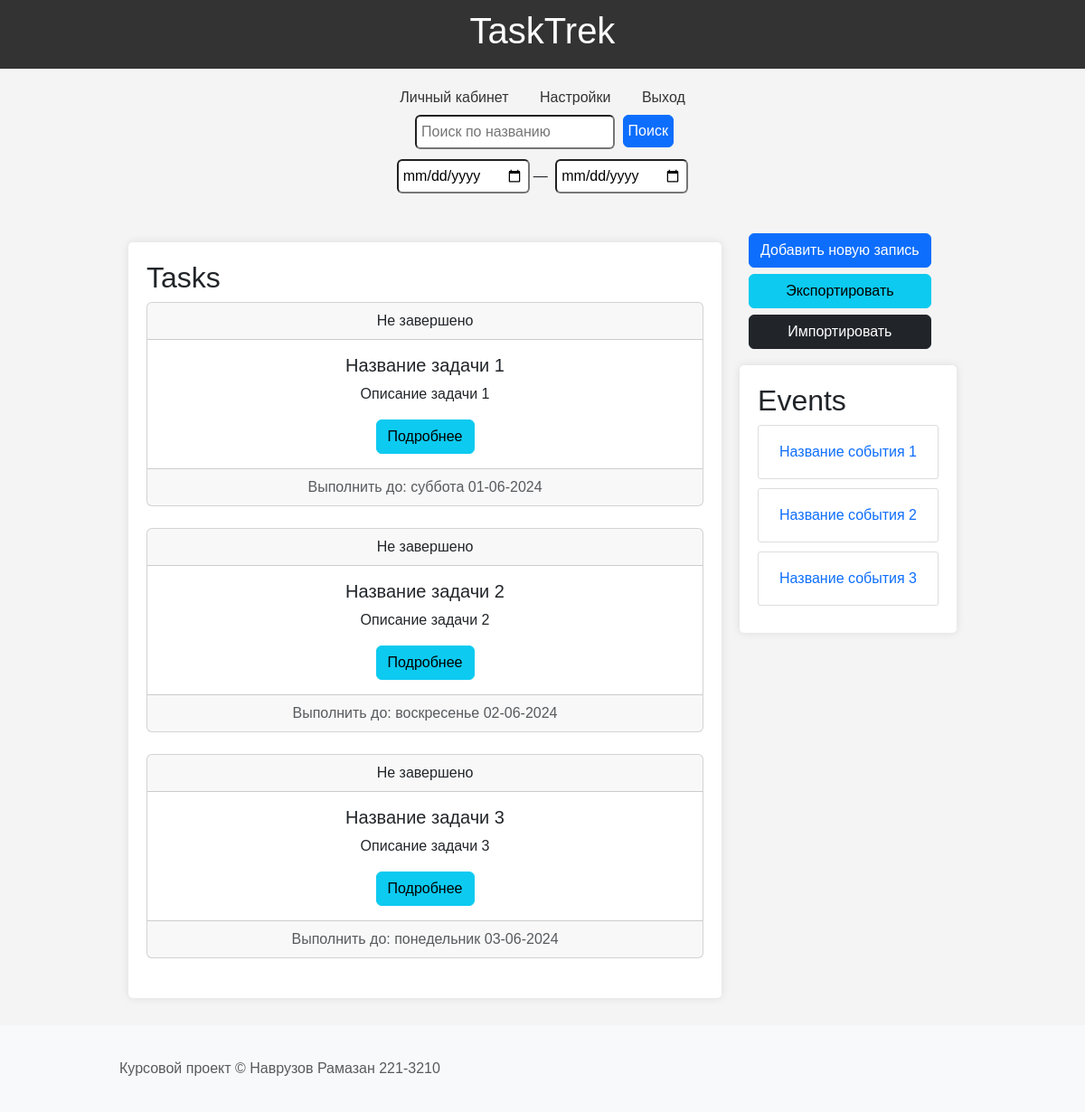
The page / (signed in) on the database its author committed.
### app.py (models this page shows)
class Task(db.Model):
    __tablename__ = 'tasks'
    task_id = db.Column(db.Integer, primary_key=True, autoincrement=True)
    user_id = db.Column(db.Integer, db.ForeignKey('users.user_id'), nullable=False)
    title = db.Column(db.String(255), nullable=False)
    description = db.Column(db.Text)
    due_date = db.Column(db.Date)
    priority = db.Column(db.Integer, default=1)
    status = db.Column(db.String(50))
    __table_args__ = (
        db.CheckConstraint('priority >= 1 AND priority <= 10', name='check_priority_range'),
    )

class Event(db.Model):
    __tablename__ = 'events'
    event_id = db.Column(db.Integer, primary_key=True, autoincrement=True)
    user_id = db.Column(db.Integer, db.ForeignKey('users.user_id'), nullable=False)
    title = db.Column(db.String(255), nullable=False)
    description = db.Column(db.Text)
    event_date = db.Column(db.DateTime)

### app.py (the view)
@app.route('/', methods=['GET', 'POST'])
@login_required
def index():
    user_id = current_user.user_id
    tasks = Task.query.filter_by(user_id=user_id).all()
    events = Event.query.filter_by(user_id=user_id).all()
    form = ImportForm()
    return render_template('index.html', tasks=tasks, events=events, form=form)

### app.py
class ImportForm(FlaskForm):
    csv_file = FileField('CSV файл', validators=[
        FileRequired(),
        FileAllowed(['csv'], 'Только CSV файлы!')
    ])

### app.py (called while the page is built)
def format_date(value):
    return format_datetime(value, "EEEE dd-MM-yyyy", locale='ru_RU')

@login_manager.user_loader
def load_user(user_id):
    return User.query.get(int(user_id))

### templates/index.html (shortened to what this page needs)
<!DOCTYPE html>
<html lang="ru">
<head>
    <link href="https://cdn.jsdelivr.net/npm/bootstrap@5.3.3/dist/css/bootstrap.min.css" rel="stylesheet">
    <link rel="stylesheet" href="{{ url_for('static', filename='styles.css') }}">
</head>
<body>
    <header>
        <h1>TaskTrek</h1>
    </header>
    <nav>
        <a href="/profile">Личный кабинет</a>
        <a href="/settings">Настройки</a>
        <a href="/logout">Выход</a>
        <br>
        <input type="search" id="search-input" placeholder="Поиск по названию" style="padding: 5px; margin: 4px; margin-top: 7px" class="rounded">
        <button id="search-btn" class="btn btn-primary" style="padding: 5px; margin-top: -3px">Поиск</button>
        <br>
        <input type="date" id="start-date" name="start-date" class="rounded" style="padding: 5px; margin: 4px; margin-top: 7px">&mdash;
        <input type="date" id="end-date" name="end-date" class="rounded" style="padding: 5px; margin: 4px; margin-top: 7px">
    </nav>
    <div class="container">
        <div class="tasks">
            <h2>Tasks</h2>
            <div id="task-list">
                {% for task in tasks %}
                <div class="card text-center">
                    <div class="card-header">
                        {% if not task.status %}
                            Выполнено
                        {% else %}
                            Не завершено
                        {% endif %}
                    </div>
                    <div class="card-body">
                        <h5 class="card-title">{{ task.title }}</h5>
                        <p class="card-text">{{ task.description }}</p>
                        <button type="button" class="get-info btn btn-info" data-bs-toggle="modal" data-bs-target="#viewRecordModal" data-record-id="{{ task.task_id }}" data-record-type="task">Подробнее</button>
                    </div>
                    <div class="card-footer text-body-secondary">
                        Выполнить до: {{ task.due_date | format_date }}
                    </div>
                </div>
                <br>
                {% endfor %}
            </div>
        </div>
        <div class="sidebar">
            <div class="buttons" style="margin-left: 20px;">
                <div class="btn-group-vertical">
                    <button class="btn btn-primary btn-add mb-2 rounded" id="add-record-btn" data-bs-toggle="modal" data-bs-target="#addRecordModal">Добавить новую запись</button>
                    <button class="btn btn-info mb-2 rounded" id="btn-export">Экспортировать</button>
                    <button class="btn btn-dark mb-2 rounded" id="btn-import" data-bs-toggle="modal" data-bs-target="#importModal">Импортировать</button>
                </div>
            </div>
            <div class="events">
                <h2>Events</h2>
                <div id="event-list">
                    {% for event in events %}
                    <div class="event-item"><button type="button" class="btn link-primary get-info" data-bs-toggle="modal" data-bs-target="#viewRecordModal" data-record-id="{{ event.event_id }}" data-record-type="event">{{ event.title }}</button></div>
                    {% endfor %}
                </div>
            </div>
        </div>
    </div>
    <footer class="mt-auto py-3 bg-light">
        <div class="container text-center">
            <span class="text-muted">Курсовой проект &#169; Наврузов Рамазан 221-3210</span>
        </div>
    </footer>
</body>
</html>

### static/styles.css (style rules this page uses)
body { font-family: Arial, sans-serif; margin: 0; padding: 0; display: flex; flex-direction: column; align-items: center; background-color: #f4f4f4; }
header, footer { width: 100%; background: #333; color: #fff; padding: 10px 0; text-align: center; }
.container { display: flex; width: 80%; margin: 20px auto; }
.tasks, .events { background: #fff; margin: 10px; padding: 20px; border-radius: 5px; box-shadow: 0 0 10px rgba(0, 0, 0, 0.1); }
.tasks { flex: 2; }
.events { max-width: 320px; }
.task-item, .event-item { border: 1px solid #ddd; margin-bottom: 10px; padding: 10px; border-radius: 3px; }
nav { margin: 20px 0; text-align: center; }
nav a { margin: 0 15px; color: #333; text-decoration: none; }

### rows shown on the page
Task: status "Не завершено", title "Название задачи 1", description "Описание задачи 1", due_date "суббота 01-06-2024"
Task: status "Не завершено", title "Название задачи 2", description "Описание задачи 2", due_date "воскресенье 02-06-2024"
Task: status "Не завершено", title "Название задачи 3", description "Описание задачи 3", due_date "понедельник 03-06-2024"
Event: title "Название события 1"
Event: title "Название события 2"
Event: title "Название события 3"
